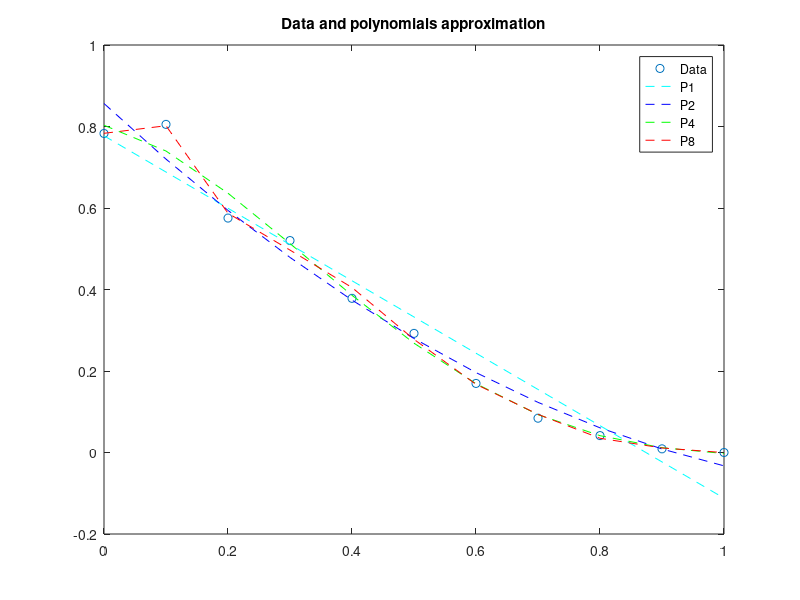

This chart was generated by the following MATLAB code:
xdata=[0,0.1,0.2,0.3,0.4,0.5,0.6,0.7,0.8,0.9,1];
ydata=[0.7829,0.8052,0.5753,0.5201,0.3783,0.2923,0.1695,0.0842,0.0415,0.009,0];
p1=polyfit(xdata,ydata,1); % first order polynomial 
p2=polyfit(xdata,ydata,2); % second order polynomial 
p4=polyfit(xdata,ydata,4); % fourth order polynomial 
p8=polyfit(xdata,ydata,8); % eight order polynomial 
y1=polyval(p1,xdata);
y2=polyval(p2,xdata);
y4=polyval(p4,xdata);
y8=polyval(p8,xdata);
figure
plot(xdata,ydata,'o'); 
hold on
plot(xdata,y1,'c--')
plot(xdata,y2,'b--')
plot(xdata,y4,'g--')
plot(xdata,y8,'r--') 
title('Data and polynomials approximation')
legend('Data','P1','P2','P4','P8','Location','Northeast')